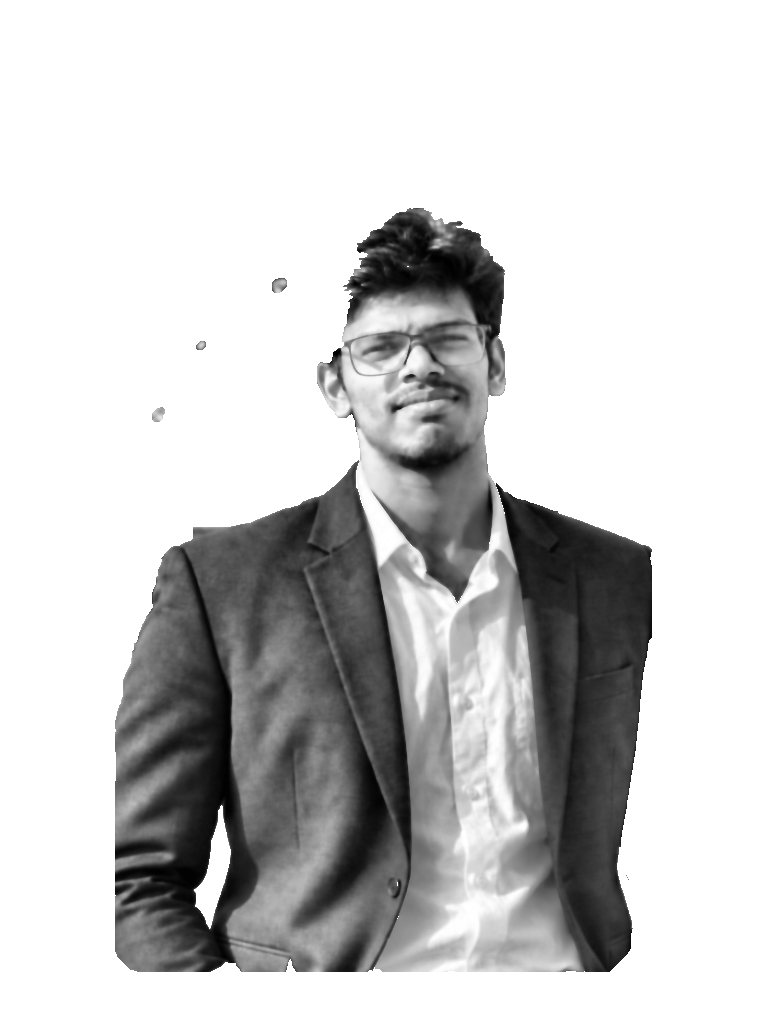
#> input picture ascii_project/assets/source-prepped.png, 768 x 1024 px
$ python image_to_ascii.py
#> lines starting #> are read from the running program, lines starting #| are printed output that depends on the picture
import cv2
import numpy as np

def convert_to_ascii(image_path, width=120, char_aspect_ratio=0.5, ramp="@%#*+=-:. "):
    # Load grayscale image
#> called with image_path = '../assets/source-prepped.png', width = 120, char_aspect_ratio = 0.5, ramp = '@%#*+=-:. '
    img = cv2.imread(image_path, cv2.IMREAD_GRAYSCALE)
#> img is the input picture: shape (1024, 768); min 0, max 255, mean 204
    if img is None:
        raise ValueError(f"Could not load image at {image_path}")

    # Calculate new dimensions preserving aspect ratio and font aspect ratio
    original_height, original_width = img.shape
#> original_height = 1024; original_width = 768
    new_width = width

    # Text characters are typically taller than they are wide.
    # char_aspect_ratio is usually width/height of a character in the font. (e.g. 0.5)
    # new_height = int(original_height / original_width * new_width * char_aspect_ratio)

    new_height = int((original_height / original_width) * new_width * char_aspect_ratio)
#> new_height = 80

    # Resize image
    img_resized = cv2.resize(img, (new_width, new_height))
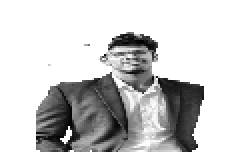
#> img_resized: shape (80, 120) (shown 2 times larger); min 1, max 255, mean 203.8

    # Normalize and map to ASCII ramp
    # Ramp goes from dark to light.
    # In OpenCV grayscale, 0 is black, 255 is white.

    ascii_matrix = []
    ramp_length = len(ramp)
    for row in img_resized:
        ascii_row = []
        for pixel in row:
            # Scale pixel (0-255) to ramp index (0 to ramp_length-1)
            # Black (0) -> index 0 (dense char)
            # White (255) -> index ramp_length-1 (light char)
            idx = int(pixel / 256.0 * ramp_length)
            ascii_row.append(ramp[idx])
        ascii_matrix.append(ascii_row)
#> this loop made 80 passes
#> after the loop, ascii_matrix = 80 items

    return ascii_matrix

if __name__ == "__main__":
    matrix = convert_to_ascii("../assets/source-prepped.png")
#> matrix = 80 items
    for row in matrix:
        print("".join(row))
